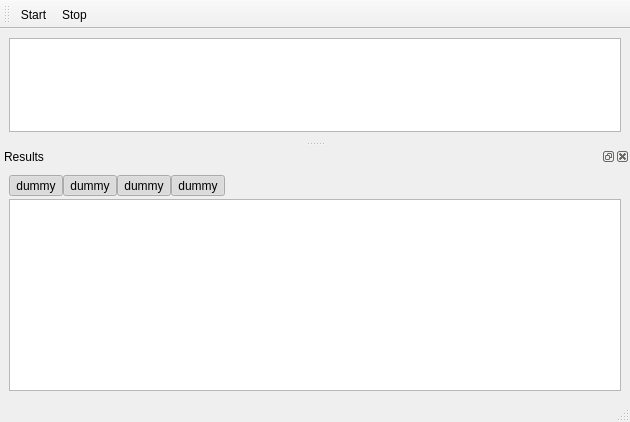
<ui version="4.0" >
 <class>RunnerWindow</class>
 <widget class="QMainWindow" name="RunnerWindow" >
  <property name="geometry" >
   <rect>
    <x>0</x>
    <y>0</y>
    <width>630</width>
    <height>422</height>
   </rect>
  </property>
  <property name="windowTitle" >
   <string>QxRunner</string>
  </property>
  <property name="windowIcon" >
   <iconset resource="resources/qxrunner.qrc" >
    <normaloff>:/icons/qxrunner_16x16.png</normaloff>:/icons/qxrunner_16x16.png</iconset>
  </property>
  <widget class="QWidget" name="centralWidget" >
   <property name="geometry" >
    <rect>
     <x>0</x>
     <y>34</y>
     <width>630</width>
     <height>108</height>
    </rect>
   </property>
   <layout class="QGridLayout" >
    <property name="margin" >
     <number>9</number>
    </property>
    <property name="spacing" >
     <number>6</number>
    </property>
    <item row="0" column="0" >
     <widget class="QTreeView" name="treeRunner" >
      <property name="alternatingRowColors" >
       <bool>true</bool>
      </property>
      <property name="selectionMode" >
       <enum>QAbstractItemView::SingleSelection</enum>
      </property>
     </widget>
    </item>
   </layout>
  </widget>
  <widget class="QToolBar" name="runnerToolBar" >
   <property name="geometry" >
    <rect>
     <x>0</x>
     <y>0</y>
     <width>630</width>
     <height>34</height>
    </rect>
   </property>
   <property name="windowTitle" >
    <string>Ru&amp;nner Toolbar</string>
   </property>
   <property name="orientation" >
    <enum>Qt::Horizontal</enum>
   </property>
   <attribute name="toolBarArea" >
    <enum>TopToolBarArea</enum>
   </attribute>
   <attribute name="toolBarBreak" >
    <bool>false</bool>
   </attribute>
   <addaction name="actionStart" />
   <addaction name="actionStop" />
  </widget>
  <widget class="QStatusBar" name="statusBar" >
   <property name="geometry" >
    <rect>
     <x>0</x>
     <y>403</y>
     <width>630</width>
     <height>19</height>
    </rect>
   </property>
  </widget>
  <widget class="QDockWidget" name="dockResults" >
   <property name="geometry" >
    <rect>
     <x>0</x>
     <y>148</y>
     <width>630</width>
     <height>255</height>
    </rect>
   </property>
   <property name="features" >
    <set>QDockWidget::AllDockWidgetFeatures</set>
   </property>
   <property name="windowTitle" >
    <string>Results</string>
   </property>
   <attribute name="dockWidgetArea" >
    <number>8</number>
   </attribute>
   <widget class="QWidget" name="dockWidgetContents" >
    <property name="geometry" >
     <rect>
      <x>0</x>
      <y>20</y>
      <width>630</width>
      <height>235</height>
     </rect>
    </property>
    <layout class="QVBoxLayout" >
     <property name="spacing" >
      <number>3</number>
     </property>
     <property name="margin" >
      <number>9</number>
     </property>
     <item>
      <layout class="QHBoxLayout" >
       <property name="spacing" >
        <number>0</number>
       </property>
       <property name="margin" >
        <number>0</number>
       </property>
       <item>
        <widget class="QToolButton" name="buttonFatals" >
         <property name="focusPolicy" >
          <enum>Qt::StrongFocus</enum>
         </property>
         <property name="text" >
          <string>dummy</string>
         </property>
         <property name="icon" >
          <iconset>
           <normaloff/>
          </iconset>
         </property>
         <property name="checkable" >
          <bool>true</bool>
         </property>
         <property name="checked" >
          <bool>true</bool>
         </property>
         <property name="toolButtonStyle" >
          <enum>Qt::ToolButtonTextBesideIcon</enum>
         </property>
         <property name="autoRaise" >
          <bool>true</bool>
         </property>
        </widget>
       </item>
       <item>
        <widget class="QToolButton" name="buttonErrors" >
         <property name="focusPolicy" >
          <enum>Qt::StrongFocus</enum>
         </property>
         <property name="text" >
          <string>dummy</string>
         </property>
         <property name="icon" >
          <iconset>
           <normaloff/>
          </iconset>
         </property>
         <property name="checkable" >
          <bool>true</bool>
         </property>
         <property name="checked" >
          <bool>true</bool>
         </property>
         <property name="toolButtonStyle" >
          <enum>Qt::ToolButtonTextBesideIcon</enum>
         </property>
         <property name="autoRaise" >
          <bool>true</bool>
         </property>
        </widget>
       </item>
       <item>
        <widget class="QToolButton" name="buttonWarnings" >
         <property name="focusPolicy" >
          <enum>Qt::StrongFocus</enum>
         </property>
         <property name="text" >
          <string>dummy</string>
         </property>
         <property name="icon" >
          <iconset>
           <normaloff/>
          </iconset>
         </property>
         <property name="checkable" >
          <bool>true</bool>
         </property>
         <property name="checked" >
          <bool>true</bool>
         </property>
         <property name="toolButtonStyle" >
          <enum>Qt::ToolButtonTextBesideIcon</enum>
         </property>
         <property name="autoRaise" >
          <bool>true</bool>
         </property>
        </widget>
       </item>
       <item>
        <widget class="QToolButton" name="buttonInfos" >
         <property name="focusPolicy" >
          <enum>Qt::StrongFocus</enum>
         </property>
         <property name="text" >
          <string>dummy</string>
         </property>
         <property name="icon" >
          <iconset>
           <normaloff/>
          </iconset>
         </property>
         <property name="checkable" >
          <bool>true</bool>
         </property>
         <property name="checked" >
          <bool>true</bool>
         </property>
         <property name="toolButtonStyle" >
          <enum>Qt::ToolButtonTextBesideIcon</enum>
         </property>
         <property name="autoRaise" >
          <bool>true</bool>
         </property>
        </widget>
       </item>
       <item>
        <spacer>
         <property name="orientation" >
          <enum>Qt::Horizontal</enum>
         </property>
         <property name="sizeHint" stdset="0" >
          <size>
           <width>40</width>
           <height>20</height>
          </size>
         </property>
        </spacer>
       </item>
      </layout>
     </item>
     <item>
      <widget class="QTreeView" name="treeResults" >
       <property name="maximumSize" >
        <size>
         <width>16777215</width>
         <height>10000</height>
        </size>
       </property>
       <property name="alternatingRowColors" >
        <bool>true</bool>
       </property>
      </widget>
     </item>
    </layout>
   </widget>
  </widget>
  <action name="actionStart" >
   <property name="icon" >
    <iconset resource="resources/qxrunner.qrc" >
     <normaloff>:/icons/play.png</normaloff>:/icons/play.png</iconset>
   </property>
   <property name="text" >
    <string>&amp;Start</string>
   </property>
  </action>
  <action name="actionStop" >
   <property name="icon" >
    <iconset resource="resources/qxrunner.qrc" >
     <normaloff>:/icons/stop.png</normaloff>:/icons/stop.png</iconset>
   </property>
   <property name="text" >
    <string>S&amp;top</string>
   </property>
  </action>
  <action name="actionSelectAll" >
   <property name="icon" >
    <iconset>
     <normaloff/>
    </iconset>
   </property>
   <property name="text" >
    <string>Select &amp;All</string>
   </property>
  </action>
  <action name="actionUnselectAll" >
   <property name="icon" >
    <iconset>
     <normaloff/>
    </iconset>
   </property>
   <property name="text" >
    <string>&amp;Unselect All</string>
   </property>
  </action>
  <action name="actionAbout" >
   <property name="text" >
    <string>&amp;About</string>
   </property>
  </action>
  <action name="actionExit" >
   <property name="text" >
    <string>E&amp;xit</string>
   </property>
  </action>
  <action name="actionCollapseAll" >
   <property name="icon" >
    <iconset>
     <normaloff/>
    </iconset>
   </property>
   <property name="text" >
    <string>&amp;Collapse All</string>
   </property>
  </action>
  <action name="actionExpandAll" >
   <property name="icon" >
    <iconset>
     <normaloff/>
    </iconset>
   </property>
   <property name="text" >
    <string>&amp;Expand All</string>
   </property>
  </action>
  <action name="actionMinimalUpdate" >
   <property name="text" >
    <string>&amp;Minimal Update</string>
   </property>
  </action>
  <action name="actionColumns" >
   <property name="icon" >
    <iconset resource="resources/qxrunner.qrc" >
     <normaloff>:/icons/columns.png</normaloff>:/icons/columns.png</iconset>
   </property>
   <property name="text" >
    <string>C&amp;olumns...</string>
   </property>
  </action>
  <action name="actionResults" >
   <property name="text" >
    <string>&amp;Results</string>
   </property>
  </action>
  <action name="actionSettings" >
   <property name="icon" >
    <iconset resource="resources/qxrunner.qrc" >
     <normaloff>:/icons/properties.png</normaloff>:/icons/properties.png</iconset>
   </property>
   <property name="text" >
    <string>&amp;Settings...</string>
   </property>
  </action>
  <action name="actionToolbars" >
   <property name="text" >
    <string>&amp;Toolbars</string>
   </property>
  </action>
 </widget>
 <layoutdefault spacing="6" margin="11" />
 <resources>
  <include location="resources/qxrunner.qrc" />
 </resources>
 <connections/>
</ui>
